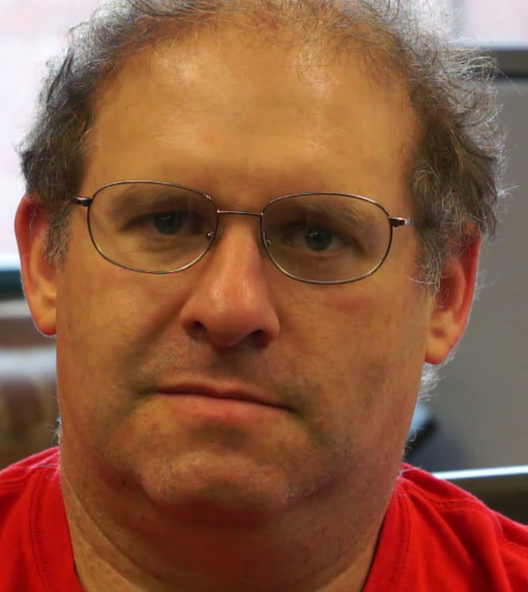
#> input picture frame 30 of data/face.mp4, 528 x 592 px, given in place of sunset.mp4, which was not available
$ python Color_Magnifcation.py
#> lines starting #> are read from the running program, lines starting #| are printed output that depends on the picture; pictures that were not available may be replaced by others from this repository, and a replacement may not be noted
import cv2
import numpy as np
import tqdm

# Constants
gaussian_kernel = (
    np.array(
        [
            [1, 4,  6,  4,  1],
            [4, 16, 24, 16, 4],
            [6, 24, 36, 24, 6],
            [4, 16, 24, 16, 4],
            [1, 4,  6,  4,  1]

        ]
    )
    / 256
)

# YIQ to RGB conversion kernel
yiq_from_rgb = (
    np.array(
        [
            [0.29900000,  0.58700000,  0.11400000],
            [0.59590059, -0.27455667, -0.32134392],
            [0.21153661, -0.52273617,  0.31119955]
        ]

    )
).astype(np.float32)

rgb_from_yiq = np.linalg.inv(yiq_from_rgb)

# Parameters, adjust your parameters here
level = 4
alpha = 100
low_omega = 1
high_omega = 20
attenuation = 1
freq_range = [low_omega, high_omega]
kernel = gaussian_kernel

# Helper Methods
def loadVideo(video_path):
#> called with video_path = 'sunset.mp4'
    image_sequence = []
    video = cv2.VideoCapture(video_path)
    fps = video.get(cv2.CAP_PROP_FPS)
    while video.isOpened():
        ret, frame = video.read()
#> frame is the input picture: shape (592, 528, 3); mean B, G, R 62.8, 88.7, 140.4

        if ret is False:
            break

        image_sequence.append(frame[:, :, ::-1])

        if cv2.waitKey(1) == ord('q'):
#> (key q is pressed here)
            break
    video.release()

    return np.asarray(image_sequence), fps


def saveVideo(video, saving_path, fps):
    (height, width) = video[0].shape[:2]

    fourcc = cv2.VideoWriter_fourcc(*'MJPG')
    writer = cv2.VideoWriter(saving_path, fourcc, fps, (width, height))

    for i in tqdm.tqdm(range(len(video)), ascii=True, desc="Saving Video"):
        writer.write(video[i][:, :, ::-1])

    writer.release()


def rgb2yiq(rgb_image):
    image = rgb_image.astype(np.float32)
    return image @ yiq_from_rgb.T


def yiq2rgb(yiq_image):
    image = yiq_image.astype(np.float32)
    return image @ rgb_from_yiq.T


def pyrDown(image, kernel):
    return cv2.filter2D(image, -1, kernel)[::2, ::2]


def pyrUp(image, kernel, dst_shape=None):
    dst_height = image.shape[0] + 1
    dst_width = image.shape[1] + 1

    if dst_shape is not None:
        dst_height -= (dst_shape[0] % image.shape[0] != 0)
        dst_width -= (dst_shape[1] % image.shape[1] != 0)

    height_indexes = np.arange(1, dst_height)
    width_indexes = np.arange(1, dst_width)

    upsampled_image = np.insert(image, height_indexes, 0, axis=0)
    upsampled_image = np.insert(upsampled_image, width_indexes, 0, axis=1)

    return cv2.filter2D(upsampled_image, -1, 4 * kernel)


def idealTemporalBandpassFilter(images,
                                fps,
                                freq_range,
                                axis=0):

    fft = np.fft.fft(images, axis=axis)
    frequencies = np.fft.fftfreq(images.shape[0], d=1.0/fps)

    low = (np.abs(frequencies - freq_range[0])).argmin()
    high = (np.abs(frequencies - freq_range[1])).argmin()

    fft[:low] = 0
    fft[high:] = 0
    real_part = np.real(fft[:, :, 0])
    magnitude = np.abs(real_part)
    peak_index = np.argmax(magnitude[:, 0, 0])
    peak_frequency = frequencies[peak_index]

    return np.fft.ifft(fft, axis=0).real

# Gaussian Methods
def gaussian_evm(images,
                 fps,
                 kernel,
                 level,
                 alpha,
                 freq_range,
                 attenuation):

    gaussian_pyramids = getGaussianPyramids(
        images=images,
        kernel=kernel,
        level=level
    )

    print("Gaussian Pyramids Filtering...")
    filtered_pyramids = filterGaussianPyramids(
        pyramids=gaussian_pyramids,
        fps=fps,
        freq_range=freq_range,
        alpha=alpha,
        attenuation=attenuation
    )
    print("Finished!")

    output_video = getGaussianOutputVideo(
        original_images=images,
        filtered_images=filtered_pyramids
    )

    return output_video


def generateGaussianPyramid(image, kernel, level):
    image_shape = [image.shape[:2]]
    downsampled_image = image.copy()

    for _ in range(level):
        downsampled_image = pyrDown(image=downsampled_image, kernel=kernel)
        image_shape.append(downsampled_image.shape[:2])

    gaussian_pyramid = downsampled_image
    for curr_level in range(level):
        gaussian_pyramid = pyrUp(
            image=gaussian_pyramid,
            kernel=kernel,
            dst_shape=image_shape[level - curr_level - 1]
        )

    return gaussian_pyramid


def getGaussianPyramids(images, kernel, level):
    gaussian_pyramids = np.zeros_like(images, dtype=np.float32)

    for i in tqdm.tqdm(range(images.shape[0]),
                       ascii=True,
                       desc='Gaussian Pyramids Generation'):

        gaussian_pyramids[i] = generateGaussianPyramid(
            image=rgb2yiq(images[i]),
            kernel=kernel,
            level=level
        )

    return gaussian_pyramids


def filterGaussianPyramids(pyramids,
                           fps,
                           freq_range,
                           alpha,
                           attenuation):

    filtered_pyramids = idealTemporalBandpassFilter(
        images=pyramids,
        fps=fps,
        freq_range=freq_range
    ).astype(np.float32)

    filtered_pyramids *= alpha
    filtered_pyramids[:, :, :, 1:] *= attenuation

    return filtered_pyramids


def getGaussianOutputVideo(original_images, filtered_images):
    video = np.zeros_like(original_images)

    for i in tqdm.tqdm(range(filtered_images.shape[0]),
                       ascii=True,
                       desc="Video Reconstruction"):

        video[i] = reconstructGaussianImage(
            image=original_images[i],
            pyramid=filtered_images[i]
        )

    return video


def reconstructGaussianImage(image, pyramid):
    reconstructed_image = rgb2yiq(image) + pyramid
    reconstructed_image = yiq2rgb(reconstructed_image)
    reconstructed_image = np.clip(reconstructed_image, 0, 255)

    return reconstructed_image.astype(np.uint8)


# Main
images, fps = loadVideo('sunset.mp4')
#> fps = 30
output_video = gaussian_evm(
    images, fps, kernel, level, alpha, freq_range, attenuation)
#> the loop in getGaussianPyramids, `for i in tqdm.tqdm(range(images.shape[0]), ascii=True, desc='Gaussian ..` made 1 pass
#> pass 1, in generateGaussianPyramid, `downsampled_image = image.copy()`:
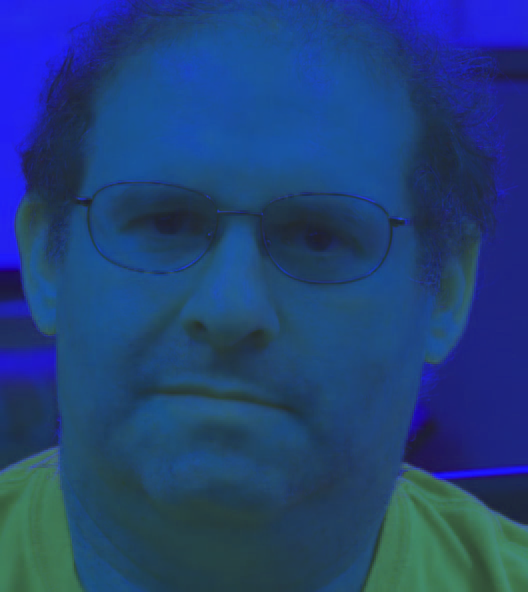
#> downsampled_image: shape (592, 528, 3) float32; mean of channels 0, 1, 2 101.2, 39.2, 2.9; drawn with min black and max white
#> pass 1, in generateGaussianPyramid, `gaussian_pyramid = downsampled_image`:
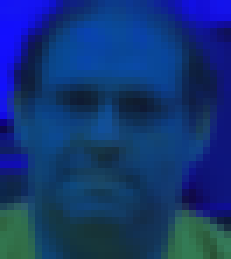
#> gaussian_pyramid: shape (37, 33, 3) float32 (shown 7 times larger); mean of channels 0, 1, 2 103.2, 38.6, 2.8; drawn with min black and max white
#> pass 1, in pyrUp, `upsampled_image = np.insert(image, height_indexes, 0, axis=0)`:
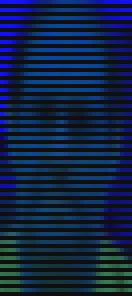
#> upsampled_image: shape (74, 33, 3) float32 (shown 4 times larger); mean of channels 0, 1, 2 51.6, 19.3, 1.4; drawn with min black and max white
#> in idealTemporalBandpassFilter, `frequencies = np.fft.fftfreq(images.shape[0], d=1.0/fps)`: frequencies = [0]
#> in idealTemporalBandpassFilter, `low = (np.abs(frequencies - freq_range[0])).argmin()`: low = 0
#> in idealTemporalBandpassFilter, `real_part = np.real(fft[:, :, 0])`: real_part = 592 rows, first 8: [0, 0, 0], [0, 0, 0], [0, 0, 0], [0, 0, 0], [0, 0, 0], [0, 0, 0], [0, 0, 0], [0, 0, 0]
#> in idealTemporalBandpassFilter, `magnitude = np.abs(real_part)`: magnitude has the same summary as real_part
#> in idealTemporalBandpassFilter, `peak_index = np.argmax(magnitude[:, 0, 0])`: peak_index = 0
saveVideo(video=output_video, saving_path='sunsetamplified.mp4', fps=fps)
#> the loop in saveVideo, `for i in tqdm.tqdm(range(len(video)), ascii=True, desc="Saving Video"):` made 1 pass

$ run again, starting later in the video
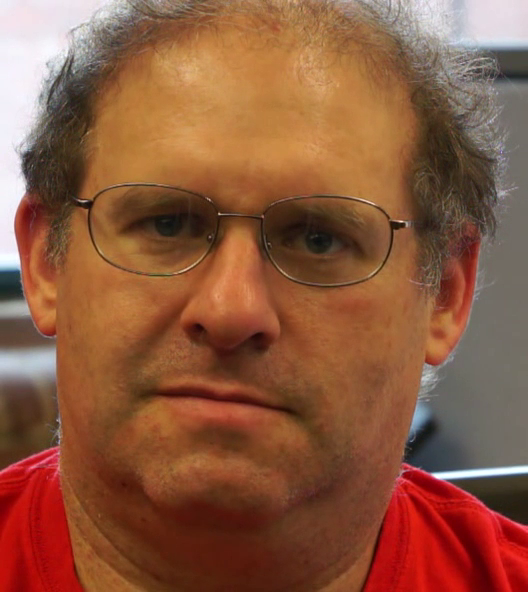
#> input picture frame 240 of data/face.mp4, 528 x 592 px, given in place of sunset.mp4, which was not available
#> in loadVideo, frame is the input picture: shape (592, 528, 3); mean B, G, R 63, 88.8, 140.3
#> fps = 30
#> the loop in getGaussianPyramids, `for i in tqdm.tqdm(range(images.shape[0]), ascii=True, desc='Gaussian ..` made 1 pass
#> pass 1, in generateGaussianPyramid, `downsampled_image = image.copy()`:
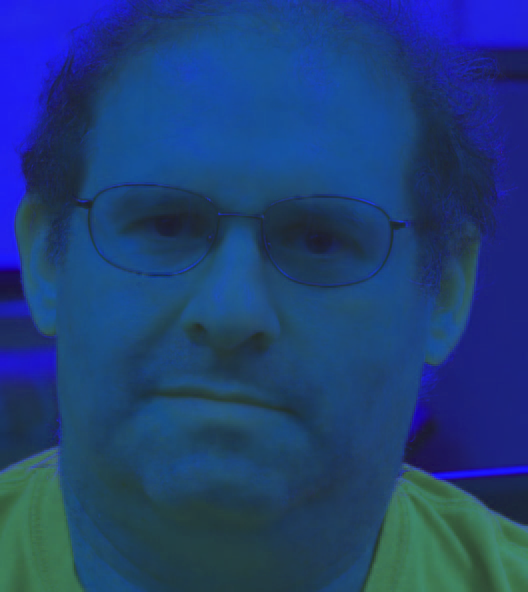
#> downsampled_image: shape (592, 528, 3) float32; mean of channels 0, 1, 2 101.3, 39, 2.9; drawn with min black and max white
#> frequencies = [0]
#> low = 0
#> real_part = 592 rows, first 8: [0, 0, 0], [0, 0, 0], [0, 0, 0], [0, 0, 0], [0, 0, 0], [0, 0, 0], [0, 0, 0], [0, 0, 0]
#> magnitude has the same summary as real_part
#> peak_index = 0
#> the loop in saveVideo, `for i in tqdm.tqdm(range(len(video)), ascii=True, desc="Saving Video"):` made 1 pass
